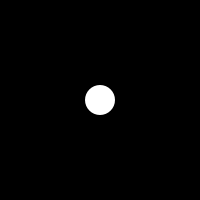
Frame 1 (no input)
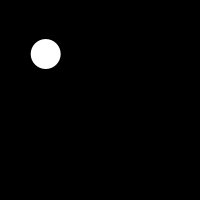
Frame 60 (the mouse pressed at the canvas centre just before this capture)
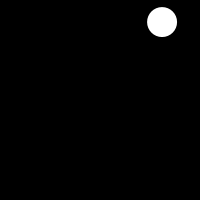
Frame 120 (the mouse held since frame 60 and released just before this capture)

The Processing sketch that drew these frames (run headless with seeded random() and noise(); from frame 60 on, the mouse is pressed at the canvas centre):

// Processing sketch: processing_105341
// ── processing_105341.pde

float vx=random(0,3);
float vy=random(0,3);
float x0=100;
float x=100;
float y0=100;
float y=100;

void setup() {
    size (200,200);
}


void draw() {
  background(0);
  noStroke();
  ellipse(x, y, 30, 30);
  
 //x=x0+vx;
 //x0=x;

  if (x>x0 && x<185) {x0=x;
                      x=x0+vx;                   
  }  else  {x0=x;
            x=x0-vx;    
       }
       
   if(x<x0 && x<15) {x0=x;
                     x=x0+vx;
   }
   
   
   if (y>y0 && y<185) {y0=y;
                      y=y0+vy;                    
   }  else  {y0=y;
            y=y0-vy;    
       }
       
   if(y<y0 && y<15) {y0=y;
                     y=y0+vy;
   }

  
  println (x);
  println (y);
}
